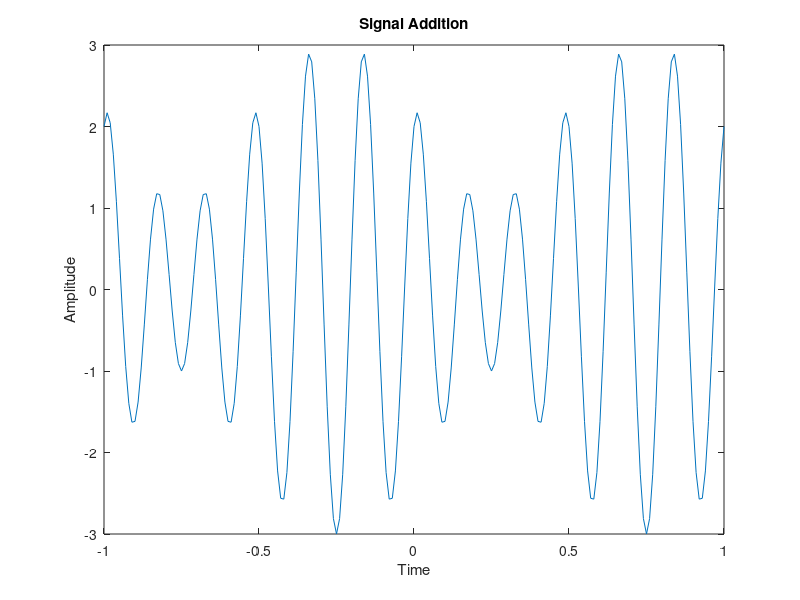

Write MATLAB code to recreate this figure.
clc;
clear all;
close all;

a=1;
b=2;
f1=5;
f2=6;
t=-1:0.01:1;
x1=a*sin(2*pi*f1*t);
x2=b*cos(2*pi*f2*t);


%Signal Addition
lc=x1+x2;
plot(t,lc)
xlabel('Time')
ylabel('Amplitude')
title('Signal Addition')
